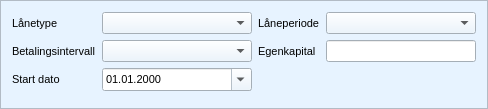
     <widget class="QFrame" name="frame_lane_info">
      <property name="palette">
       <palette>
        <active>
         <colorrole role="WindowText">
          <brush brushstyle="SolidPattern">
           <color alpha="255">
            <red>0</red>
            <green>0</green>
            <blue>0</blue>
           </color>
          </brush>
         </colorrole>
         <colorrole role="Button">
          <brush brushstyle="SolidPattern">
           <color alpha="255">
            <red>231</red>
            <green>243</green>
            <blue>255</blue>
           </color>
          </brush>
         </colorrole>
         <colorrole role="Light">
          <brush brushstyle="SolidPattern">
           <color alpha="255">
            <red>255</red>
            <green>255</green>
            <blue>255</blue>
           </color>
          </brush>
         </colorrole>
         <colorrole role="Midlight">
          <brush brushstyle="SolidPattern">
           <color alpha="255">
            <red>243</red>
            <green>249</green>
            <blue>255</blue>
           </color>
          </brush>
         </colorrole>
         <colorrole role="Dark">
          <brush brushstyle="SolidPattern">
           <color alpha="255">
            <red>115</red>
            <green>121</green>
            <blue>127</blue>
           </color>
          </brush>
         </colorrole>
         <colorrole role="Mid">
          <brush brushstyle="SolidPattern">
           <color alpha="255">
            <red>154</red>
            <green>162</green>
            <blue>170</blue>
           </color>
          </brush>
         </colorrole>
         <colorrole role="Text">
          <brush brushstyle="SolidPattern">
           <color alpha="255">
            <red>0</red>
            <green>0</green>
            <blue>0</blue>
           </color>
          </brush>
         </colorrole>
         <colorrole role="BrightText">
          <brush brushstyle="SolidPattern">
           <color alpha="255">
            <red>255</red>
            <green>255</green>
            <blue>255</blue>
           </color>
          </brush>
         </colorrole>
         <colorrole role="ButtonText">
          <brush brushstyle="SolidPattern">
           <color alpha="255">
            <red>0</red>
            <green>0</green>
            <blue>0</blue>
           </color>
          </brush>
         </colorrole>
         <colorrole role="Base">
          <brush brushstyle="SolidPattern">
           <color alpha="255">
            <red>255</red>
            <green>255</green>
            <blue>255</blue>
           </color>
          </brush>
         </colorrole>
         <colorrole role="Window">
          <brush brushstyle="SolidPattern">
           <color alpha="255">
            <red>231</red>
            <green>243</green>
            <blue>255</blue>
           </color>
          </brush>
         </colorrole>
         <colorrole role="Shadow">
          <brush brushstyle="SolidPattern">
           <color alpha="255">
            <red>0</red>
            <green>0</green>
            <blue>0</blue>
           </color>
          </brush>
         </colorrole>
         <colorrole role="AlternateBase">
          <brush brushstyle="SolidPattern">
           <color alpha="255">
            <red>243</red>
            <green>249</green>
            <blue>255</blue>
           </color>
          </brush>
         </colorrole>
         <colorrole role="ToolTipBase">
          <brush brushstyle="SolidPattern">
           <color alpha="255">
            <red>255</red>
            <green>255</green>
            <blue>220</blue>
           </color>
          </brush>
         </colorrole>
         <colorrole role="ToolTipText">
          <brush brushstyle="SolidPattern">
           <color alpha="255">
            <red>0</red>
            <green>0</green>
            <blue>0</blue>
           </color>
          </brush>
         </colorrole>
        </active>
        <inactive>
         <colorrole role="WindowText">
          <brush brushstyle="SolidPattern">
           <color alpha="255">
            <red>0</red>
            <green>0</green>
            <blue>0</blue>
           </color>
          </brush>
         </colorrole>
         <colorrole role="Button">
          <brush brushstyle="SolidPattern">
           <color alpha="255">
            <red>231</red>
            <green>243</green>
            <blue>255</blue>
           </color>
          </brush>
         </colorrole>
         <colorrole role="Light">
          <brush brushstyle="SolidPattern">
           <color alpha="255">
            <red>255</red>
            <green>255</green>
            <blue>255</blue>
           </color>
          </brush>
         </colorrole>
         <colorrole role="Midlight">
          <brush brushstyle="SolidPattern">
           <color alpha="255">
            <red>243</red>
            <green>249</green>
            <blue>255</blue>
           </color>
          </brush>
         </colorrole>
         <colorrole role="Dark">
          <brush brushstyle="SolidPattern">
           <color alpha="255">
            <red>115</red>
            <green>121</green>
            <blue>127</blue>
           </color>
          </brush>
         </colorrole>
         <colorrole role="Mid">
          <brush brushstyle="SolidPattern">
           <color alpha="255">
            <red>154</red>
            <green>162</green>
            <blue>170</blue>
           </color>
          </brush>
         </colorrole>
         <colorrole role="Text">
          <brush brushstyle="SolidPattern">
           <color alpha="255">
            <red>0</red>
            <green>0</green>
            <blue>0</blue>
           </color>
          </brush>
         </colorrole>
         <colorrole role="BrightText">
          <brush brushstyle="SolidPattern">
           <color alpha="255">
            <red>255</red>
            <green>255</green>
            <blue>255</blue>
           </color>
          </brush>
         </colorrole>
         <colorrole role="ButtonText">
          <brush brushstyle="SolidPattern">
           <color alpha="255">
            <red>0</red>
            <green>0</green>
            <blue>0</blue>
           </color>
          </brush>
         </colorrole>
         <colorrole role="Base">
          <brush brushstyle="SolidPattern">
           <color alpha="255">
            <red>255</red>
            <green>255</green>
            <blue>255</blue>
           </color>
          </brush>
         </colorrole>
         <colorrole role="Window">
          <brush brushstyle="SolidPattern">
           <color alpha="255">
            <red>231</red>
            <green>243</green>
            <blue>255</blue>
           </color>
          </brush>
         </colorrole>
         <colorrole role="Shadow">
          <brush brushstyle="SolidPattern">
           <color alpha="255">
            <red>0</red>
            <green>0</green>
            <blue>0</blue>
           </color>
          </brush>
         </colorrole>
         <colorrole role="AlternateBase">
          <brush brushstyle="SolidPattern">
           <color alpha="255">
            <red>243</red>
            <green>249</green>
            <blue>255</blue>
           </color>
          </brush>
         </colorrole>
         <colorrole role="ToolTipBase">
          <brush brushstyle="SolidPattern">
           <color alpha="255">
            <red>255</red>
            <green>255</green>
            <blue>220</blue>
           </color>
          </brush>
         </colorrole>
         <colorrole role="ToolTipText">
          <brush brushstyle="SolidPattern">
           <color alpha="255">
            <red>0</red>
            <green>0</green>
            <blue>0</blue>
           </color>
          </brush>
         </colorrole>
        </inactive>
        <disabled>
         <colorrole role="WindowText">
          <brush brushstyle="SolidPattern">
           <color alpha="255">
            <red>115</red>
            <green>121</green>
            <blue>127</blue>
           </color>
          </brush>
         </colorrole>
         <colorrole role="Button">
          <brush brushstyle="SolidPattern">
           <color alpha="255">
            <red>231</red>
            <green>243</green>
            <blue>255</blue>
           </color>
          </brush>
         </colorrole>
         <colorrole role="Light">
          <brush brushstyle="SolidPattern">
           <color alpha="255">
            <red>255</red>
            <green>255</green>
            <blue>255</blue>
           </color>
          </brush>
         </colorrole>
         <colorrole role="Midlight">
          <brush brushstyle="SolidPattern">
           <color alpha="255">
            <red>243</red>
            <green>249</green>
            <blue>255</blue>
           </color>
          </brush>
         </colorrole>
         <colorrole role="Dark">
          <brush brushstyle="SolidPattern">
           <color alpha="255">
            <red>115</red>
            <green>121</green>
            <blue>127</blue>
           </color>
          </brush>
         </colorrole>
         <colorrole role="Mid">
          <brush brushstyle="SolidPattern">
           <color alpha="255">
            <red>154</red>
            <green>162</green>
            <blue>170</blue>
           </color>
          </brush>
         </colorrole>
         <colorrole role="Text">
          <brush brushstyle="SolidPattern">
           <color alpha="255">
            <red>115</red>
            <green>121</green>
            <blue>127</blue>
           </color>
          </brush>
         </colorrole>
         <colorrole role="BrightText">
          <brush brushstyle="SolidPattern">
           <color alpha="255">
            <red>255</red>
            <green>255</green>
            <blue>255</blue>
           </color>
          </brush>
         </colorrole>
         <colorrole role="ButtonText">
          <brush brushstyle="SolidPattern">
           <color alpha="255">
            <red>115</red>
            <green>121</green>
            <blue>127</blue>
           </color>
          </brush>
         </colorrole>
         <colorrole role="Base">
          <brush brushstyle="SolidPattern">
           <color alpha="255">
            <red>231</red>
            <green>243</green>
            <blue>255</blue>
           </color>
          </brush>
         </colorrole>
         <colorrole role="Window">
          <brush brushstyle="SolidPattern">
           <color alpha="255">
            <red>231</red>
            <green>243</green>
            <blue>255</blue>
           </color>
          </brush>
         </colorrole>
         <colorrole role="Shadow">
          <brush brushstyle="SolidPattern">
           <color alpha="255">
            <red>0</red>
            <green>0</green>
            <blue>0</blue>
           </color>
          </brush>
         </colorrole>
         <colorrole role="AlternateBase">
          <brush brushstyle="SolidPattern">
           <color alpha="255">
            <red>231</red>
            <green>243</green>
            <blue>255</blue>
           </color>
          </brush>
         </colorrole>
         <colorrole role="ToolTipBase">
          <brush brushstyle="SolidPattern">
           <color alpha="255">
            <red>255</red>
            <green>255</green>
            <blue>220</blue>
           </color>
          </brush>
         </colorrole>
         <colorrole role="ToolTipText">
          <brush brushstyle="SolidPattern">
           <color alpha="255">
            <red>0</red>
            <green>0</green>
            <blue>0</blue>
           </color>
          </brush>
         </colorrole>
        </disabled>
       </palette>
      </property>
      <property name="font">
       <font>
        <family>Segoe UI</family>
        <pointsize>8</pointsize>
       </font>
      </property>
      <property name="autoFillBackground">
       <bool>true</bool>
      </property>
      <property name="frameShape">
       <enum>QFrame::StyledPanel</enum>
      </property>
      <property name="frameShadow">
       <enum>QFrame::Plain</enum>
      </property>
      <layout class="QGridLayout" name="gridLayout">
       <item row="1" column="2">
        <widget class="QLabel" name="label_nedbetalin">
         <property name="minimumSize">
          <size>
           <width>0</width>
           <height>0</height>
          </size>
         </property>
         <property name="font">
          <font>
           <family>Segoe UI</family>
           <pointsize>8</pointsize>
          </font>
         </property>
         <property name="text">
          <string>Egenkapital </string>
         </property>
         <property name="buddy">
          <cstring>line_edit_nedbetaling</cstring>
         </property>
        </widget>
       </item>
       <item row="8" column="0">
        <widget class="QFrame" name="frame_mortgage_info_white_space">
         <property name="frameShape">
          <enum>QFrame::StyledPanel</enum>
         </property>
         <property name="frameShadow">
          <enum>QFrame::Raised</enum>
         </property>
        </widget>
       </item>
       <item row="0" column="3">
        <widget class="QComboBox" name="combo_box_laneperiode">
         <property name="sizePolicy">
          <sizepolicy hsizetype="Expanding" vsizetype="Fixed">
           <horstretch>0</horstretch>
           <verstretch>0</verstretch>
          </sizepolicy>
         </property>
         <property name="font">
          <font>
           <family>Segoe UI</family>
           <pointsize>8</pointsize>
          </font>
         </property>
        </widget>
       </item>
       <item row="0" column="2">
        <widget class="QLabel" name="label_laneperiod">
         <property name="font">
          <font>
           <family>Segoe UI</family>
           <pointsize>8</pointsize>
          </font>
         </property>
         <property name="text">
          <string>Låneperiode</string>
         </property>
         <property name="buddy">
          <cstring>combo_box_laneperiode</cstring>
         </property>
        </widget>
       </item>
       <item row="1" column="3">
        <widget class="QLineEdit" name="line_edit_nedbetaling">
         <property name="minimumSize">
          <size>
           <width>150</width>
           <height>0</height>
          </size>
         </property>
         <property name="font">
          <font>
           <family>Segoe UI</family>
           <pointsize>8</pointsize>
          </font>
         </property>
         <property name="alignment">
          <set>Qt::AlignLeading|Qt::AlignLeft|Qt::AlignVCenter</set>
         </property>
         <property name="clearButtonEnabled">
          <bool>true</bool>
         </property>
        </widget>
       </item>
       <item row="6" column="0">
        <widget class="QLabel" name="label_start_dato">
         <property name="font">
          <font>
           <family>Segoe UI</family>
           <pointsize>8</pointsize>
          </font>
         </property>
         <property name="text">
          <string>Start dato</string>
         </property>
         <property name="buddy">
          <cstring>date_edit_start_dato</cstring>
         </property>
        </widget>
       </item>
       <item row="1" column="0">
        <widget class="QLabel" name="label_nedbetalingsplan">
         <property name="font">
          <font>
           <family>Segoe UI</family>
           <pointsize>8</pointsize>
          </font>
         </property>
         <property name="text">
          <string>Betalingsintervall</string>
         </property>
         <property name="buddy">
          <cstring>combo_box_nedbetalingsplan</cstring>
         </property>
        </widget>
       </item>
       <item row="0" column="1">
        <widget class="QComboBox" name="combo_box_strategi">
         <property name="sizePolicy">
          <sizepolicy hsizetype="Expanding" vsizetype="Fixed">
           <horstretch>0</horstretch>
           <verstretch>0</verstretch>
          </sizepolicy>
         </property>
         <property name="minimumSize">
          <size>
           <width>150</width>
           <height>0</height>
          </size>
         </property>
         <property name="font">
          <font>
           <family>Segoe UI</family>
           <pointsize>8</pointsize>
          </font>
         </property>
        </widget>
       </item>
       <item row="0" column="0">
        <widget class="QLabel" name="label_strategi">
         <property name="minimumSize">
          <size>
           <width>0</width>
           <height>0</height>
          </size>
         </property>
         <property name="font">
          <font>
           <family>Segoe UI</family>
           <pointsize>8</pointsize>
          </font>
         </property>
         <property name="text">
          <string>Lånetype</string>
         </property>
         <property name="buddy">
          <cstring>combo_box_strategi</cstring>
         </property>
        </widget>
       </item>
       <item row="6" column="1">
        <widget class="QDateEdit" name="date_edit_start_dato">
         <property name="font">
          <font>
           <family>Segoe UI</family>
           <pointsize>8</pointsize>
          </font>
         </property>
         <property name="alignment">
          <set>Qt::AlignLeading|Qt::AlignLeft|Qt::AlignVCenter</set>
         </property>
         <property name="displayFormat">
          <string>dd.MM.yyyy</string>
         </property>
         <property name="calendarPopup">
          <bool>true</bool>
         </property>
        </widget>
       </item>
       <item row="1" column="1">
        <widget class="QComboBox" name="combo_box_nedbetalingsplan">
         <property name="sizePolicy">
          <sizepolicy hsizetype="Expanding" vsizetype="Fixed">
           <horstretch>0</horstretch>
           <verstretch>0</verstretch>
          </sizepolicy>
         </property>
         <property name="font">
          <font>
           <family>Segoe UI</family>
           <pointsize>8</pointsize>
          </font>
         </property>
        </widget>
       </item>
      </layout>
     </widget>
